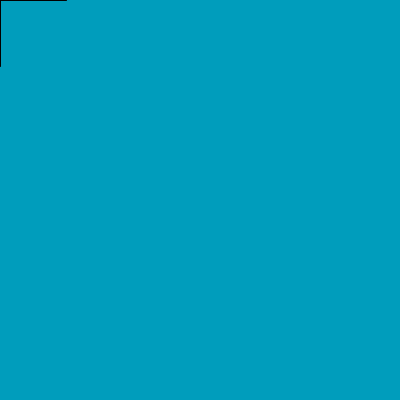
Frame 1 (no input)
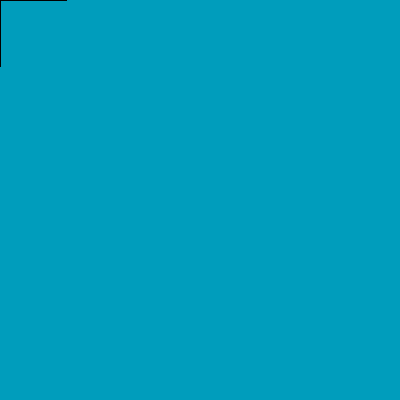
Frame 60 (the mouse pressed at the canvas centre just before this capture)
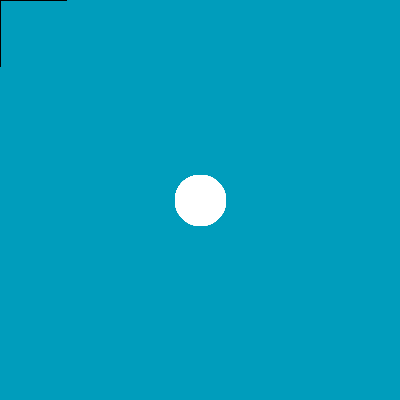
Frame 120 (the mouse held since frame 60 and released just before this capture)

The Processing sketch that drew these frames (run headless with seeded random() and noise(); from frame 60 on, the mouse is pressed at the canvas centre):

// Processing sketch: processing_184228
// ── processing_184228.pde

// Wabern II
// 12.12.2014

/* Aufgabenstellung
Entwickle ein Programm, bei dem beim gedrueckter Maustaste Kreise an der aktuellen Mausposition gezeichnet werden, ansonsten Kreuze.*/

void setup(){
size(400,400);
background(0,157,188);
}

void draw(){


//wenn die Maus gedrÃ¼ckt ist...
// ...dann
if(mousePressed){
stroke(255,255,255);
ellipse(mouseX,mouseY,50,50);
}
//... sonst
else{ 
stroke(0,0,0);
line(mouseX-66, mouseY, mouseX+66, mouseY);
line(mouseX, mouseY-66, mouseX, mouseY+66);
}
}
